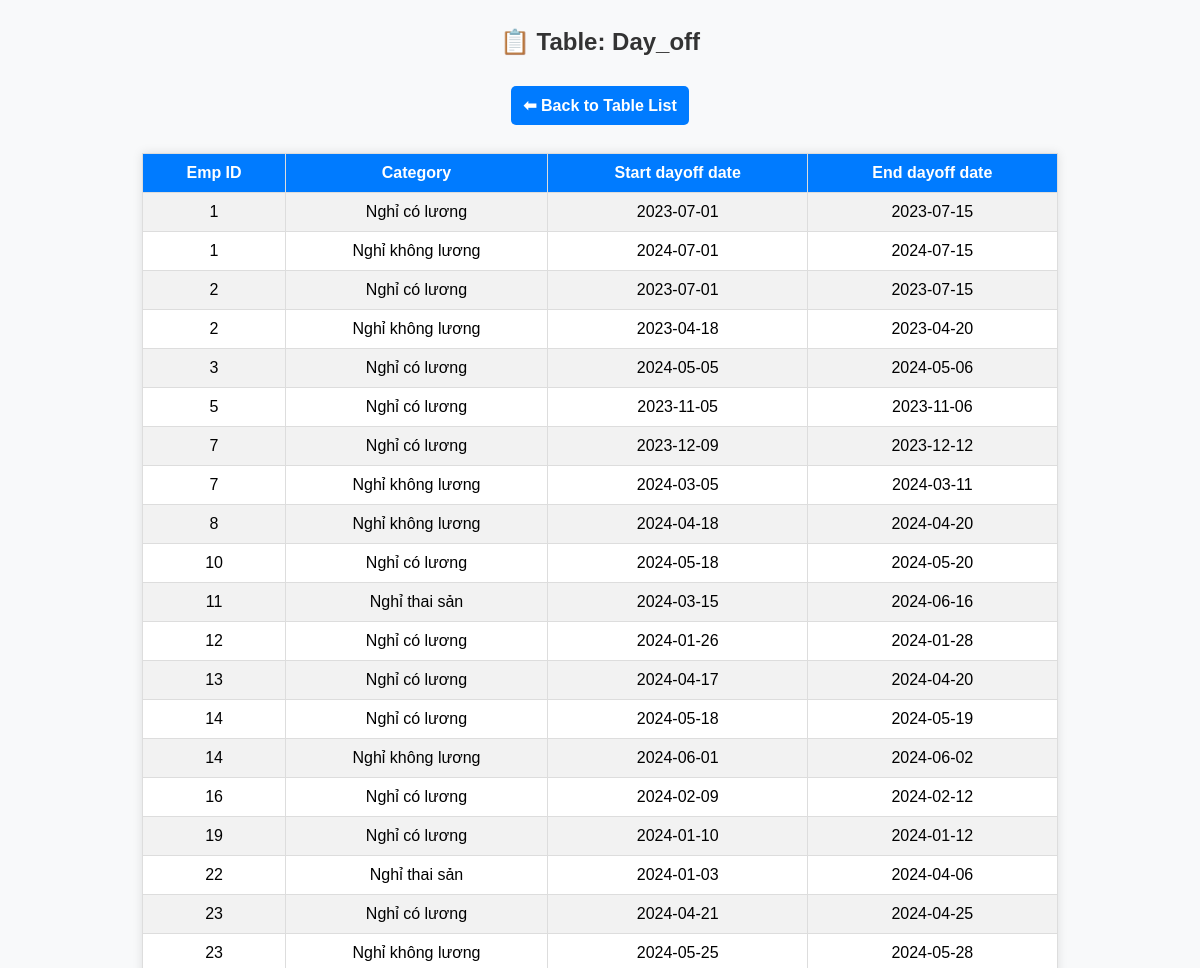
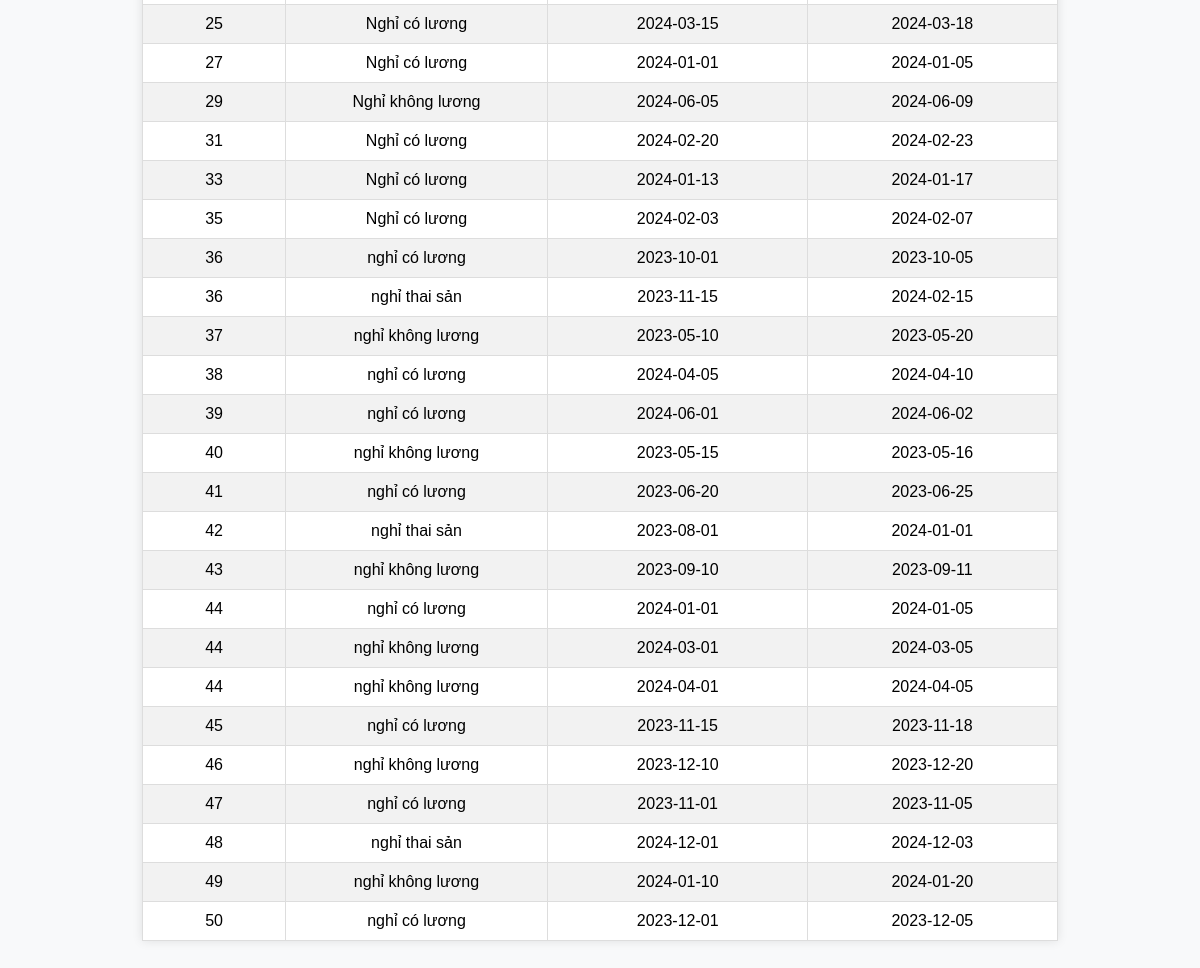
Screenshot of /view_tables.php?table=day_off with the database file from the repository (2 pictures, top to bottom).
### tables this page shows
create table day_off (
emp_id int not null,
category varchar(30) not null,
start_dayoff_date datetime not null,
end_dayoff_date datetime,
primary key (emp_id, category, start_dayoff_date),
foreign key(emp_id) references employee(emp_id)
on delete cascade
on update cascade
);

### view_tables.php (the view, shortened to what this page needs)
<?php
include 'connect.php';
if (isset($_GET['table'])) {
    $table = $_GET['table'];
    echo "<h2>📋 Table: " . ucfirst($table) . "</h2>";
    echo "<a href='index.php' class='btn btn-back'>⬅ Back to Table List</a><br><br>";
    $query = "SELECT * FROM $table";
    $result = $conn->query($query);
    if ($result->num_rows > 0) {
        echo "<table border='1'>";
        echo "<tr>";
        $column_names = [
            "emp_id" => "Emp ID",
            "first_name" => "First Name",
            "last_name" => "Last Name",
            "dob" => "Date of Birth",
            "joindate" => "Join Date",
            "gender" => "Gender",
            "position" => "Position",
            "department" => "Department",
            "salary" => "Salary"
        ];
        while ($field = $result->fetch_field()) {
            $col_name = $field->name;
            echo "<th>" . ($column_names[$col_name] ?? ucfirst(str_replace('_', ' ', $col_name))) . "</th>";
        }
        echo "</tr>";
        while ($row = $result->fetch_assoc()) {
            echo "<tr>";
            foreach ($row as $key => $value) {
                if (preg_match('/date|dob|joindate/i', $key)) {
                    $value = date("Y-m-d", strtotime($value));
                }
                echo "<td>{$value}</td>";
            }
            echo "</tr>";
        }
        echo "</table>";
    } else {
        echo "<p>No data available.</p>";
    }
}
?>
<!DOCTYPE html>
<html lang="en">
<head>
</head>
<body>
</body>
</html>

### view_tables.php (style rules this page uses)
body { font-family: Arial, sans-serif; background-color: #f8f9fa; text-align: center; padding: 20px; }
h2 { color: #333; }
.btn { display: inline-block; padding: 10px 12px; text-decoration: none; border-radius: 5px; margin: 10px; font-weight: bold; }
.btn-back { background-color: #007bff; color: white; }
table { width: 80%; margin: auto; border-collapse: collapse; background-color: white; box-shadow: 0px 0px 10px rgba(0, 0, 0, 0.1); }
th, td { border: 1px solid #ddd; padding: 10px 15px; text-align: center; white-space: nowrap; }
th { background-color: #007bff; color: white; font-weight: bold; }
tr:nth-child(even) { background-color: #f2f2f2; }

### rows the page displays
day_off: emp "1", category "Nghỉ có lương", start_dayoff_date "2023-07-01", end_dayoff_date "2023-07-15"
day_off: emp "1", category "Nghỉ không lương", start_dayoff_date "2024-07-01", end_dayoff_date "2024-07-15"
day_off: emp "2", category "Nghỉ có lương", start_dayoff_date "2023-07-01", end_dayoff_date "2023-07-15"
day_off: emp "2", category "Nghỉ không lương", start_dayoff_date "2023-04-18", end_dayoff_date "2023-04-20"
day_off: emp "3", category "Nghỉ có lương", start_dayoff_date "2024-05-05", end_dayoff_date "2024-05-06"
day_off: emp "5", category "Nghỉ có lương", start_dayoff_date "2023-11-05", end_dayoff_date "2023-11-06"
day_off: emp "7", category "Nghỉ có lương", start_dayoff_date "2023-12-09", end_dayoff_date "2023-12-12"
day_off: emp "7", category "Nghỉ không lương", start_dayoff_date "2024-03-05", end_dayoff_date "2024-03-11"
day_off: emp "8", category "Nghỉ không lương", start_dayoff_date "2024-04-18", end_dayoff_date "2024-04-20"
day_off: emp "10", category "Nghỉ có lương", start_dayoff_date "2024-05-18", end_dayoff_date "2024-05-20"
day_off: emp "11", category "Nghỉ thai sản", start_dayoff_date "2024-03-15", end_dayoff_date "2024-06-16"
day_off: emp "12", category "Nghỉ có lương", start_dayoff_date "2024-01-26", end_dayoff_date "2024-01-28"
day_off: emp "13", category "Nghỉ có lương", start_dayoff_date "2024-04-17", end_dayoff_date "2024-04-20"
day_off: emp "14", category "Nghỉ có lương", start_dayoff_date "2024-05-18", end_dayoff_date "2024-05-19"
day_off: emp "14", category "Nghỉ không lương", start_dayoff_date "2024-06-01", end_dayoff_date "2024-06-02"
day_off: emp "16", category "Nghỉ có lương", start_dayoff_date "2024-02-09", end_dayoff_date "2024-02-12"
day_off: emp "19", category "Nghỉ có lương", start_dayoff_date "2024-01-10", end_dayoff_date "2024-01-12"
day_off: emp "22", category "Nghỉ thai sản", start_dayoff_date "2024-01-03", end_dayoff_date "2024-04-06"
day_off: emp "23", category "Nghỉ có lương", start_dayoff_date "2024-04-21", end_dayoff_date "2024-04-25"
day_off: emp "23", category "Nghỉ không lương", start_dayoff_date "2024-05-25", end_dayoff_date "2024-05-28"
day_off: emp "25", category "Nghỉ có lương", start_dayoff_date "2024-03-15", end_dayoff_date "2024-03-18"
day_off: emp "27", category "Nghỉ có lương", start_dayoff_date "2024-01-01", end_dayoff_date "2024-01-05"
day_off: emp "29", category "Nghỉ không lương", start_dayoff_date "2024-06-05", end_dayoff_date "2024-06-09"
day_off: emp "31", category "Nghỉ có lương", start_dayoff_date "2024-02-20", end_dayoff_date "2024-02-23"
day_off: emp "33", category "Nghỉ có lương", start_dayoff_date "2024-01-13", end_dayoff_date "2024-01-17"
day_off: emp "35", category "Nghỉ có lương", start_dayoff_date "2024-02-03", end_dayoff_date "2024-02-07"
day_off: emp "36", category "nghỉ có lương", start_dayoff_date "2023-10-01", end_dayoff_date "2023-10-05"
day_off: emp "36", category "nghỉ thai sản", start_dayoff_date "2023-11-15", end_dayoff_date "2024-02-15"
day_off: emp "37", category "nghỉ không lương", start_dayoff_date "2023-05-10", end_dayoff_date "2023-05-20"
day_off: emp "38", category "nghỉ có lương", start_dayoff_date "2024-04-05", end_dayoff_date "2024-04-10"
day_off: emp "39", category "nghỉ có lương", start_dayoff_date "2024-06-01", end_dayoff_date "2024-06-02"
day_off: emp "40", category "nghỉ không lương", start_dayoff_date "2023-05-15", end_dayoff_date "2023-05-16"
day_off: emp "41", category "nghỉ có lương", start_dayoff_date "2023-06-20", end_dayoff_date "2023-06-25"
day_off: emp "42", category "nghỉ thai sản", start_dayoff_date "2023-08-01", end_dayoff_date "2024-01-01"
day_off: emp "43", category "nghỉ không lương", start_dayoff_date "2023-09-10", end_dayoff_date "2023-09-11"
day_off: emp "44", category "nghỉ có lương", start_dayoff_date "2024-01-01", end_dayoff_date "2024-01-05"
day_off: emp "44", category "nghỉ không lương", start_dayoff_date "2024-03-01", end_dayoff_date "2024-03-05"
day_off: emp "44", category "nghỉ không lương", start_dayoff_date "2024-04-01", end_dayoff_date "2024-04-05"
day_off: emp "45", category "nghỉ có lương", start_dayoff_date "2023-11-15", end_dayoff_date "2023-11-18"
day_off: emp "46", category "nghỉ không lương", start_dayoff_date "2023-12-10", end_dayoff_date "2023-12-20"
day_off: emp "47", category "nghỉ có lương", start_dayoff_date "2023-11-01", end_dayoff_date "2023-11-05"
day_off: emp "48", category "nghỉ thai sản", start_dayoff_date "2024-12-01", end_dayoff_date "2024-12-03"
day_off: emp "49", category "nghỉ không lương", start_dayoff_date "2024-01-10", end_dayoff_date "2024-01-20"
day_off: emp "50", category "nghỉ có lương", start_dayoff_date "2023-12-01", end_dayoff_date "2023-12-05"

### other values shown
$table "Day_off"
$column_names[$col_name] "Emp ID"
$column_names[$col_name] "Category"
$column_names[$col_name] "Start dayoff date"
$column_names[$col_name] "End dayoff date"
